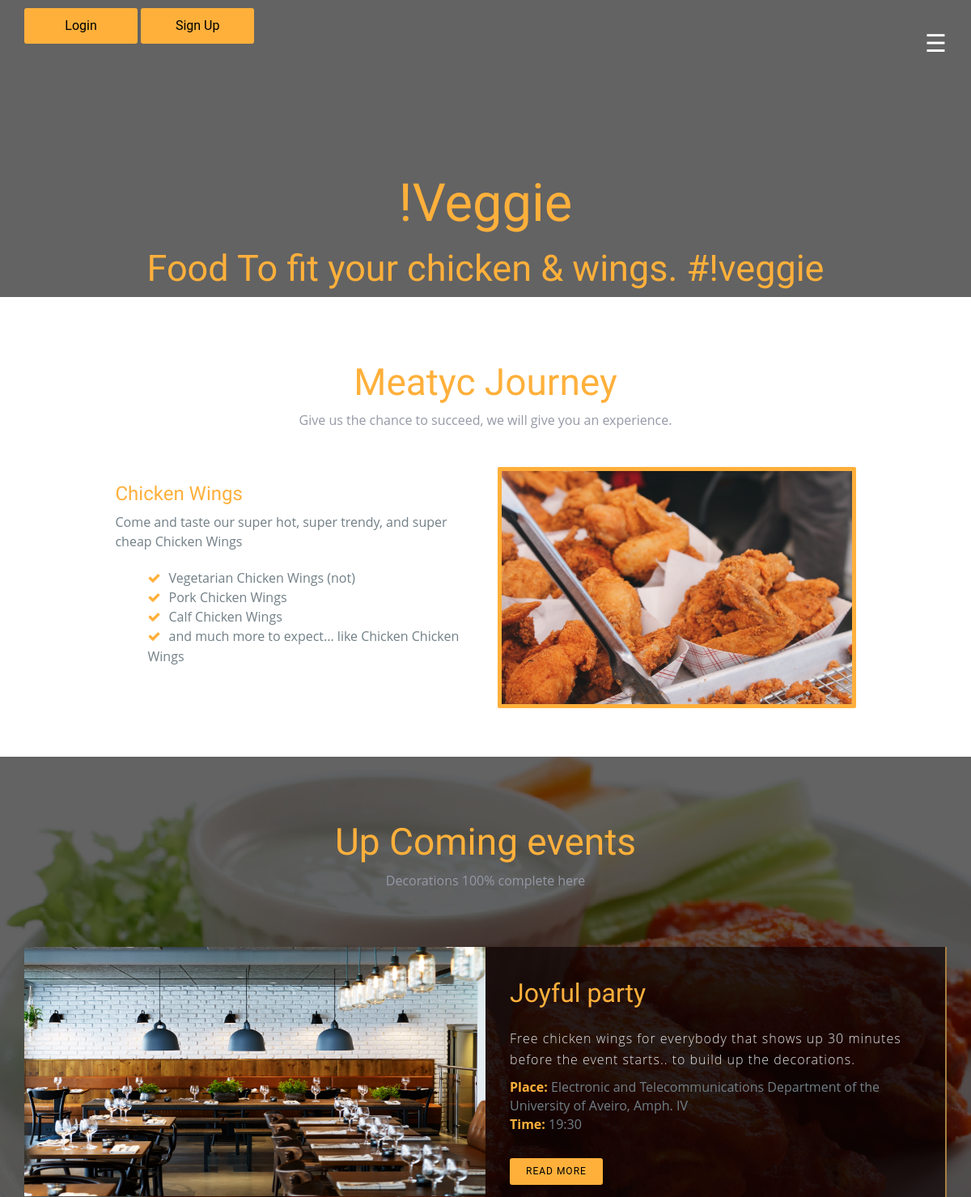
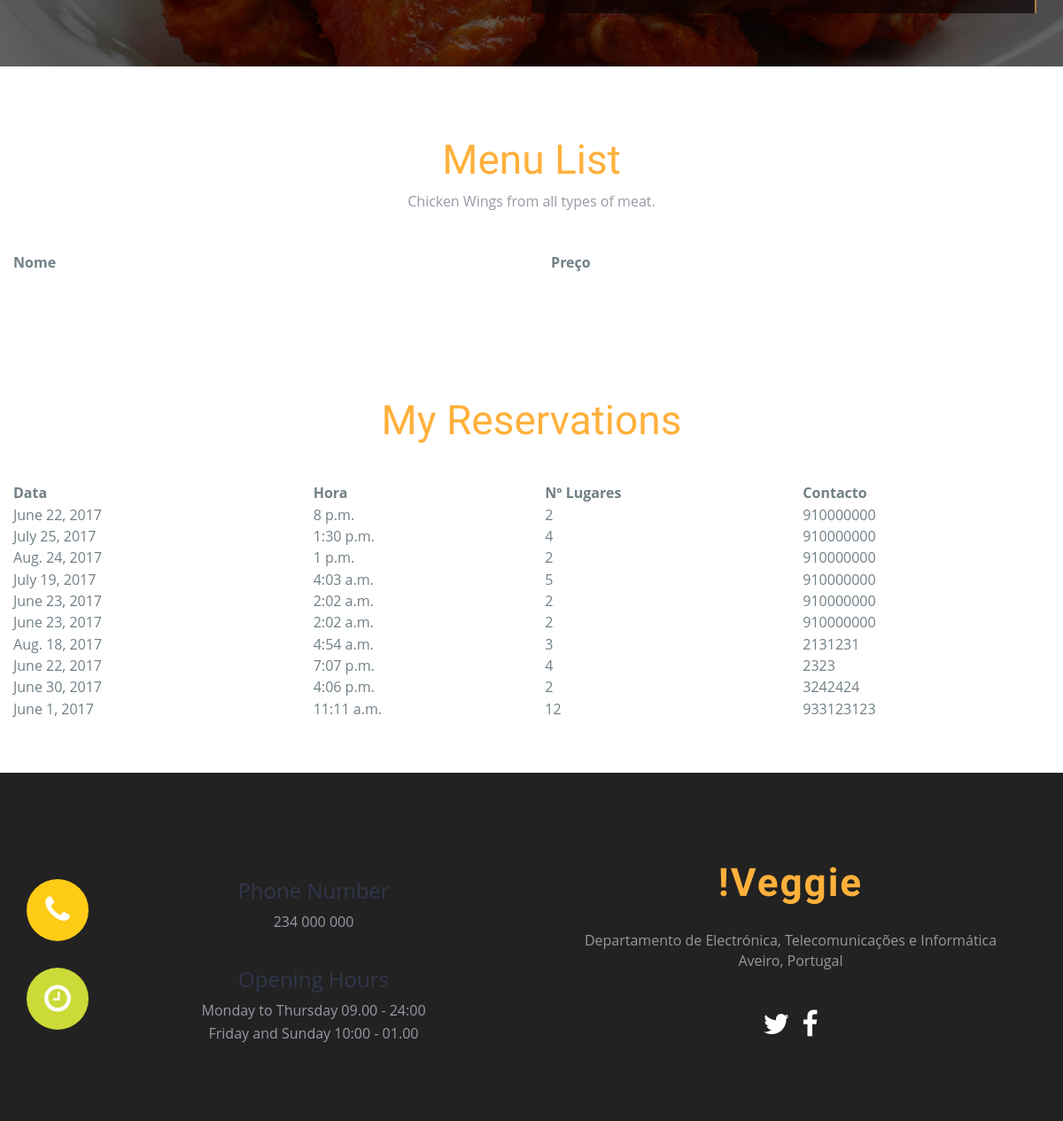
Screenshot of /index/ (signed in) with the database file from the repository (2 pictures, top to bottom).
### delicious/models.py (models this page shows, shortened)
class Reserva(models.Model):
    id = models.AutoField(primary_key=True)
    data = models.DateField()
    hora = models.TimeField()
    n_lugares = models.IntegerField()
    nome_cliente = models.ForeignKey(settings.AUTH_USER_MODEL)
    contacto = models.IntegerField()

### delicious/views.py (the view, shortened to what this page needs)
# urls.py: url(r'^index/', views.base, name='index'),
def base(request):
    if request.user.is_authenticated():
        current_user = request.user
        if request.user.is_staff:
            template = loader.get_template('delicious/administrador.html')
            context = {
                'current_user': current_user.username,
            }
            return HttpResponse(template.render(context, request))
        else:
            lista_reservas = Reserva.objects.filter(nome_cliente=current_user.id)
            return render(request, 'delicious/cliente.html',
                          {'current_user': current_user.username, 'minhas_reservas': lista_reservas})

### delicious/templates/delicious/cliente.html (shortened to what this page needs)
{% extends './base.html' %}
{% load staticfiles %}
{% block menu %}
<section id="menu" class="section-padding">
    <div class="container">
        <div class="row">
            <div class="col-md-12 text-center marb-35">
                <h1 class="header-h">Menu List</h1>
                <p class="header-p">
                    Chicken Wings from all types of meat.
                </p>
            </div>
        </div>
        <div id="menulist" class="row">
            <table id="tabela_pratos" style="width:100%">
                <thead>
                <tr>
                    <th>Nome</th>
                    <th>Preço</th>
                </tr>
                </thead>
            </table>
        </div>
    </div>
</section>
{% endblock %}
{% block minhas_reservas %}
<section id="minhas_reservas" class="section-padding">
    <div class="container">
        <div class="row">
            <div class="col-md-12 text-center marb-35">
                <h1 class="header-h">My Reservations</h1>
            </div>
        </div>
        <div id="minhas_reservas_lista" class="row">
            <table style="width:100%">
                <tr>
                    <th>Data</th>
                    <th>Hora</th>
                    <th>Nº Lugares</th>
                    <th>Contacto</th>
                </tr>
                {% for r in minhas_reservas %}
                <tr>
                    <td>{{ r.data }}</td>
                    <td>{{ r.hora }}</td>
                    <td>{{ r.n_lugares }}</td>
                    <td>{{ r.contacto }}</td>
                </tr>
                {% endfor %}
            </table>
        </div>
    </div>
</section>
{% endblock %}

### delicious/templates/delicious/base.html (shortened to what this page needs)
<!DOCTYPE html>
<html lang="en">
<head>
    {% load staticfiles %}
    <link rel="stylesheet" type="text/css" href="{% static 'css/font-awesome.min.css' %}">
    <link rel="stylesheet" type="text/css" href="{% static 'css/bootstrap.min.css' %}">
    <link rel="stylesheet" type="text/css" href="{% static 'css/style.css' %}">
    <link rel="stylesheet" href="{% static 'js/jquery-ui-1.12.1/jquery-ui.css' %}"/>
</head>
<body>
{% block banner %}
<section id="banner">
    <div class="bg-color">
        <header id="header">
            <div id="onTop" class="container">
                <button id="mainlog" class="login-button box follow-scroll" data-toggle="modal" data-target="#myModal">
                    Login
                </button>
                <button id="signup" class="register-button box follow-scroll" data-toggle="modal"
                        data-target="#myModal1">Sign up
                </button>
                <span onclick="openNav()" class="pull-right menu-icon">☰</span>
            </div>
        </header>
        <div class="container">
            <div id="banner-text" class="row">
                <div class="inner text-center">
                    <h1 class="logo-name">!Veggie</h1>
                    <h2>Food To fit your chicken & wings. #!veggie</h2>
                </div>
            </div>
        </div>
    </div>
</section>
{% endblock %}
{% block body %}
<section id="about" class="section-padding">
    <div class="container">
        <div class="row">
            <div class="col-md-12 text-center marb-35">
                <h1 class="header-h">Meatyc Journey</h1>
                <p class="header-p"> Give us the chance to succeed, we will give you an experience.
                </p>
            </div>
            <div class="col-md-1"></div>
            <div class="col-md-10">
                <div class="col-md-6 col-sm-6">
                    <div class="about-info">
                        <h2 class="heading">Chicken Wings</h2>
                        <p>Come and taste our super hot, super trendy, and super cheap Chicken Wings</p>
                        <div class="details-list">
                            <ul>
                                <li><i class="fa fa-check"></i>Vegetarian Chicken Wings (not)
                                </li>
                                <li><i class="fa fa-check"></i>Pork Chicken Wings</li>
                                <li><i class="fa fa-check"></i>Calf Chicken Wings</li>
                                <li><i class="fa fa-check"></i>and much more to expect... like Chicken Chicken Wings
                                </li>
                            </ul>
                        </div>
                    </div>
                </div>
                <div class="col-md-6 col-sm-6">
                    <img src="{% static 'img/res01.jpg' %}" alt="" class="img-responsive">
                </div>
            </div>
            <div class="col-md-1"></div>
        </div>
    </div>
</section>
<section id="event">
</section>
<section id="event-normal">
    <div class="bg-color" class="section-padding">
        <div class="container">
            <div class="row">
                <div class="col-xs-12 text-center" style="padding:60px;">
                    <h1 class="header-h">Up Coming events</h1>
                    <p class="header-p">Decorations 100% complete here</p>
                </div>
                <div class="col-md-12" style="padding-bottom:60px;">
                    <div class="item active left">
                        <div class="col-md-6 col-sm-6 left-images">
                            <img src="{% static 'img/rest' %}.jpg" class="img-responsive">
                        </div>
                        <div class="col-md-6 col-sm-6 details-text">
                            <div class="content-holder">
                                <h2>Joyful party</h2>
                                <p>Free chicken wings for everybody that shows up 30 minutes before the event starts..
                                    to build up the decorations.</p>
                                <address>
                                    <strong>Place: </strong>
                                    Electronic and Telecommunications Department of the University of Aveiro, Amph. IV
                                    <br>
                                    <strong>Time: </strong>
                                    19:30
                                </address>
                                <button type="button" id="event-normal-btn" class="btn btn-imfo btn-read-more">Read
                                    more
                                </button>
                            </div>
                        </div>
                    </div>
                </div>
            </div>
        </div>
    </div>
</section>
{% endblock %}
{% block menu %}{% endblock %}
{% block minhas_reservas %}
{% endblock %}
{% block footer %}
<footer class="footer text-center">
    <div class="footer-top">
        <div class="container">
            <div class="row">
                <div class="col-md-6 col-sm-6">
                    <div class="media-2">
                        <div class="media-left">
                            <div class="contact-phone bg-1 text-center">
                                <span class="phone-in-talk fa fa-phone"></span>
                            </div>
                        </div>
                        <div class="media-body">
                            <h4 class="dark-blue regular">Phone Number</h4>
                            <p class="light-blue regular alt-p">
                                234 000 000
                            </p>
                        </div>
                    </div>
                    <div class="media-2">
                        <div class="media-left">
                            <div class="contact-email bg-14 text-center"><span class="hour-icon fa fa-clock-o"></span>
                            </div>
                        </div>
                        <div class="media-body">
                            <h4 class="dark-blue regular">Opening Hours</h4>
                            <p class="light-blue regular alt-p"> Monday to Thursday 09.00 - 24:00</p>
                            <p class="light-blue regular alt-p">
                                Friday and Sunday 10:00 - 01.00
                            </p>
                        </div>
                    </div>
                </div>
                <div class="col-md-6 col-sm-6 text-center">
                    <div class="widget">
                        <h4 class="widget-title">!Veggie</h4>
                        <address>Departamento de Electrónica, Telecomunicações e Informática<br>Aveiro, Portugal
                        </address>
                        <div class="social-list">
                            <a href="#"><i class="fa fa-twitter" aria-hidden="true"></i></a>
                            <a href="#"><i class="fa fa-facebook" aria-hidden="true"></i></a>
                        </div>
                    </div>
                </div>
            </div>
        </div>
    </div>
</footer>
{% endblock %}
</body>
</html>

### delicious/static/css/style.css (style rules this page uses)
body { font-size: 15px; line-height: 1.52; color: #717f86; font-size: 16px; font-family: 'Open Sans', sans-serif; font-weight: 400; overflow-x: hidden; }
ol, ul { list-style: none; }
table { border-collapse: collapse; border-spacing: 0; }
.bg-color { background-color: RGBA(0, 0, 0, 0.61); min-height: 100px; }
#banner h2 { font-family: 'Satisfy', sans-serif; font-size: 45px; color: #FFB03B; }
.section-padding { padding: 60px 0px; }
.logo-name { font-family: 'Satisfy', sans-serif; font-size: 65px; margin-top: 140px; color: #FFB03B; }
.login-button { background-color: #FFB03B !important; color: #ffffff !important; width: 140px; height: 44px; border-radius: 3px; font-size: 16px; font-family: 'Roboto', sans-serif; font-weight: normal; text-transform: capitalize; border: 0px; top:10px; color: #000 !important; }
.register-button { background-color: #FFB03B !important; color: #ffffff !important; width: 140px; height: 44px; border-radius: 3px; font-size: 16px; font-family: 'Roboto', sans-serif; font-weight: normal; text-transform: capitalize; border: 0px; top:10px; color: #000 !important; }
.menu-icon { color: #fff; font-size: 30px; margin-top: 30px; cursor: pointer; }
.header-h { color: #FFB03B; font-size: 46px; font-family: 'Satisfy', sans-serif; font-weight: 300; }
.header-p { color: #9699a6; font-size: 16px; }
.media-body, .media-left, .media-right { display: table-cell; vertical-align: top; }
.bg-1 { background-color: #fecc17; width: 70px; height: 70px; border-radius: 50%; }
.bg-14 { background-color: #ccdb38; width: 70px; height: 70px; border-radius: 50%; }
.dark-blue { color: #31364c; font-size: 24px; margin-top: 0; }
.light-blue { color: #9699a6; font-size: 16px; margin-bottom: 1px; }
.media-body { margin-left: 10px; padding-left: 13px; }
.media-2 { margin-top: 30px; }
.phone-in-talk, .hour-icon { font-size: 35px; line-height: 70px; color: rgb(255, 255, 255); }
.heading { font-family: 'Satisfy', sans-serif; color: #FFB03B; font-size: 24px; }
.marb-35 { margin-bottom: 35px; }
.details-list { margin-top: 20px; }
.details-list ul li i { margin-right: 10px; color: #ffb03b; }
#about img { border: 5px solid rgb(255, 176, 59); border-radius: 2px; }
#event { background: url('../img/img02.jpg') no-repeat; background-size: cover; }
.left-images img { height: 308px; width: 100%; }
.left-images { padding: 0px; }
.details-text { border-right: 2px solid #841b2d; }
.details-text { background-color: rgba(14, 4, 4, 0.70); border-right: 2px solid #A87F41; padding: 20px 20px 30px 30px; overflow: auto; }
.content-holder h2 { color: #FFB03B; font-size: 32px; padding-bottom: 15px; font-family: 'Satisfy', sans-serif; }
.content-holder address strong { color: #FFB03B; padding: 10px 0px; }
.details-text p { color: #E8E8E8; line-height: 26px; letter-spacing: 1px; font-weight: 300; }
.btn-read-more { background: #FFB03B; padding: 7px 19px; font-family: 'Roboto', sans-serif; font-size: 12px; line-height: 17px; font-weight: 400; letter-spacing: 1px; border-radius: 3px; color: #000; text-transform: uppercase; margin-top: 10px; }
#onTop { position:relative; z-index:999; }
.footer { width: 100%; background-color: #222; position: relative; z-index: 1; }
.footer a { color: #fff; }
.footer .footer-top { padding-top: 9rem; padding-bottom: 5rem; }
.footer .widget-title, .footer .widget-title a { font-size: 1.4rem; font-weight: 700; letter-spacing: 0.2rem; color: #999; }
.footer .widget-title { padding-bottom: 20px; font-family: 'Satisfy', sans-serif; font-size: 44px; color: #FFB03B; }
.footer .widget, .footer address { color: #999; text-transform: none; font-style: normal; padding-bottom: 15px; }
.footer .navigation, .footer .social-list { float: none; margin-bottom: 20px; }
.footer .social-list a { font-size: 32px; font-weight: normal; color: #fff; text-transform: uppercase; margin: 0 5px; }

### rows the page displays
Reserva: data "June 22, 2017", hora "8 p.m.", n_lugares "2", contacto "910000000"
Reserva: data "July 25, 2017", hora "1:30 p.m.", n_lugares "4", contacto "910000000"
Reserva: data "Aug. 24, 2017", hora "1 p.m.", n_lugares "2", contacto "910000000"
Reserva: data "July 19, 2017", hora "4:03 a.m.", n_lugares "5", contacto "910000000"
Reserva: data "June 23, 2017", hora "2:02 a.m.", n_lugares "2", contacto "910000000"
Reserva: data "June 23, 2017", hora "2:02 a.m.", n_lugares "2", contacto "910000000"
Reserva: data "Aug. 18, 2017", hora "4:54 a.m.", n_lugares "3", contacto "2131231"
Reserva: data "June 22, 2017", hora "7:07 p.m.", n_lugares "4", contacto "2323"
Reserva: data "June 30, 2017", hora "4:06 p.m.", n_lugares "2", contacto "3242424"
Reserva: data "June 1, 2017", hora "11:11 a.m.", n_lugares "12", contacto "933123123"
